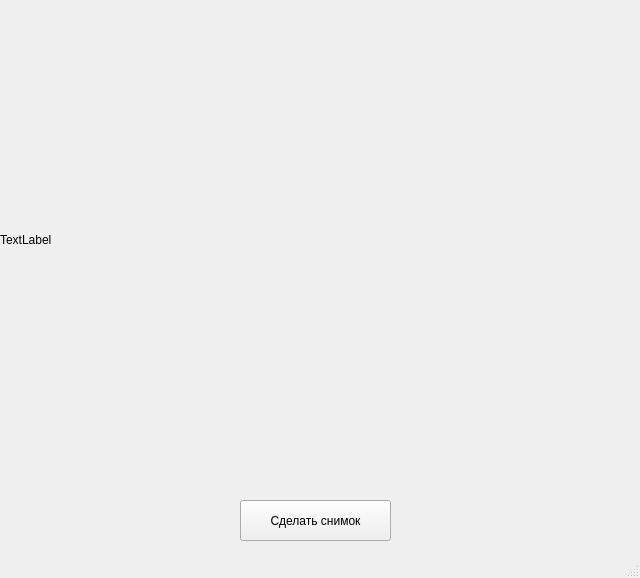
<?xml version="1.0" encoding="UTF-8"?>
<ui version="4.0">
 <class>WebCamWindow</class>
 <widget class="QMainWindow" name="WebCamWindow">
  <property name="geometry">
   <rect>
    <x>0</x>
    <y>0</y>
    <width>640</width>
    <height>578</height>
   </rect>
  </property>
  <property name="maximumSize">
   <size>
    <width>640</width>
    <height>578</height>
   </size>
  </property>
  <property name="windowTitle">
   <string>Система подбора причесок - снимок клиента</string>
  </property>
  <property name="toolButtonStyle">
   <enum>Qt::ToolButtonIconOnly</enum>
  </property>
  <widget class="QWidget" name="centralwidget">
   <widget class="QPushButton" name="ui_makePhoto">
    <property name="geometry">
     <rect>
      <x>240</x>
      <y>500</y>
      <width>151</width>
      <height>41</height>
     </rect>
    </property>
    <property name="text">
     <string>Сделать снимок</string>
    </property>
   </widget>
   <widget class="QLabel" name="videoFrame">
    <property name="geometry">
     <rect>
      <x>0</x>
      <y>0</y>
      <width>640</width>
      <height>480</height>
     </rect>
    </property>
    <property name="maximumSize">
     <size>
      <width>640</width>
      <height>480</height>
     </size>
    </property>
    <property name="text">
     <string>TextLabel</string>
    </property>
   </widget>
  </widget>
  <widget class="QStatusBar" name="statusbar"/>
 </widget>
 <resources/>
 <connections/>
</ui>
